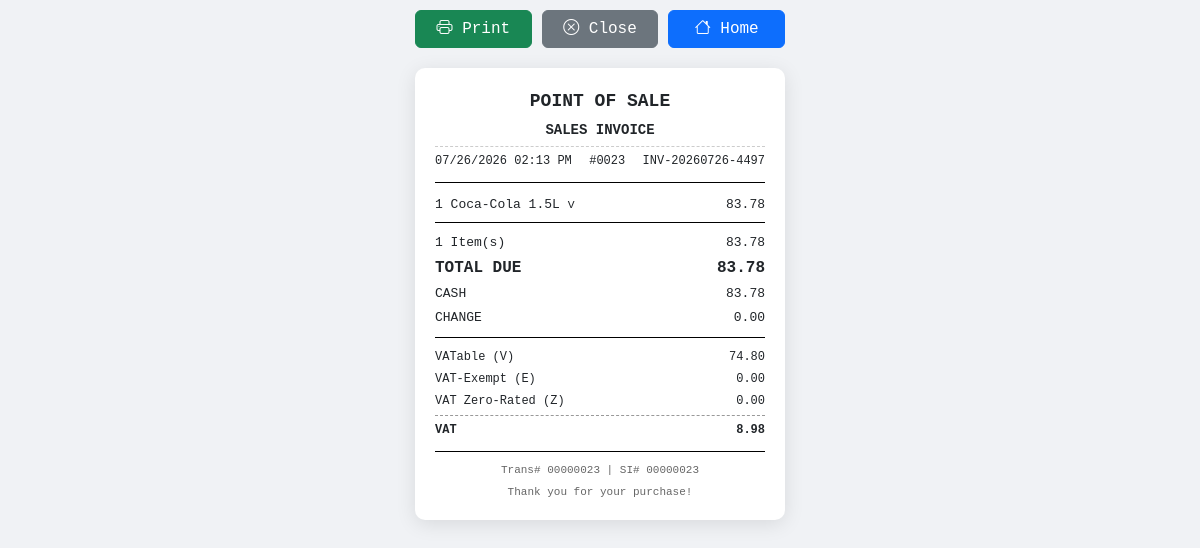
/pos-system/pages/view-receipt.php?id=23 (signed in), run on the app's committed database.
### tables this page shows
CREATE TABLE `sales` (
  `id` int(11) NOT NULL,
  `invoice_number` varchar(50) NOT NULL,
  `user_id` int(11) DEFAULT NULL,
  `customer_name` varchar(100) DEFAULT NULL,
  `subtotal_original` decimal(10,2) DEFAULT 0.00,
  `vat_amount` decimal(10,2) DEFAULT 0.00,
  `vatable_total` decimal(10,2) DEFAULT 0.00,
  `vat_exempt_total` decimal(10,2) DEFAULT 0.00,
  `vat_zero_total` decimal(10,2) DEFAULT 0.00,
  `discount_amount` decimal(10,2) DEFAULT 0.00,
  `discount_type` enum('none','senior_citizen') DEFAULT 'none',
  `senior_id` varchar(50) DEFAULT NULL,
  `grand_total` decimal(10,2) DEFAULT 0.00,
  `payment_amount` decimal(10,2) DEFAULT 0.00,
  `change_amount` decimal(10,2) DEFAULT 0.00,
  `sale_date` timestamp NOT NULL DEFAULT current_timestamp()
);

CREATE TABLE `sale_items` (
  `id` int(11) NOT NULL,
  `sale_id` int(11) DEFAULT NULL,
  `product_id` int(11) DEFAULT NULL,
  `quantity` int(11) NOT NULL,
  `original_price` decimal(10,2) NOT NULL,
  `selling_price` decimal(10,2) NOT NULL,
  `subtotal_original` decimal(10,2) NOT NULL
);

CREATE TABLE `products` (
  `id` int(11) NOT NULL,
  `product_code` varchar(50) NOT NULL,
  `name` varchar(100) NOT NULL,
  `description` text DEFAULT NULL,
  `original_price` decimal(10,2) NOT NULL,
  `selling_price` decimal(10,2) NOT NULL,
  `stock` int(11) DEFAULT 0,
  `category` varchar(50) DEFAULT NULL,
  `created_at` timestamp NOT NULL DEFAULT current_timestamp(),
  `vat_type` enum('V','E','Z') DEFAULT 'V'
);

### pos-system/pages/view-receipt.php (the view, shortened to what this page needs)
<?php
require_once '../config/database.php';
$id = $_GET['id'] ?? 0;
$stmt = $pdo->prepare("SELECT s.*, u.full_name as staff_name FROM sales s LEFT JOIN users u ON s.user_id = u.id WHERE s.id = ?");
$stmt->execute([$id]);
$sale = $stmt->fetch();
$items = $pdo->prepare("SELECT si.*, p.name FROM sale_items si JOIN products p ON si.product_id = p.id WHERE si.sale_id = ?");
$items->execute([$id]);
?>
<!DOCTYPE html>
<html lang="en">
<head>
    <link href="https://cdn.jsdelivr.net/npm/bootstrap@5.3.0/dist/css/bootstrap.min.css" rel="stylesheet">
    <link rel="stylesheet" href="https://cdn.jsdelivr.net/npm/bootstrap-icons@1.11.0/font/bootstrap-icons.css">
</head>
<body>
    <div class="container">
        <div class="btn-container no-print">
            <button onclick="window.print()" class="btn btn-success"><i class="bi bi-printer"></i> Print</button>
            <button onclick="window.close()" class="btn btn-secondary"><i class="bi bi-x-circle"></i> Close</button>
            <button onclick="window.location.href='dashboard.php'" class="btn btn-primary"><i class="bi bi-house"></i> Home</button>
        </div>
        <div class="receipt-container" id="receipt">
            <div class="receipt-header">
                <div class="store-name">POINT OF SALE</div>
                <div class="receipt-title">SALES INVOICE</div>
                <div class="invoice-info">
                    <span><?php echo date('m/d/Y h:i A', strtotime($sale['sale_date'])); ?></span>
                    <span>#<?php echo str_pad($sale['id'], 4, '0', STR_PAD_LEFT); ?></span>
                    <span><?php echo $sale['invoice_number']; ?></span>
                </div>
            </div>
            <div class="receipt-items">
                <?php while($item = $items->fetch()):
                    $vat_type = $item['vat_type'] ?? 'V';
                    $vat_label = $vat_type == 'V' ? 'V' : ($vat_type == 'E' ? 'E' : 'Z');
                ?>
                <div class="receipt-item">
                    <span><?php echo $item['quantity']; ?> <?php echo $item['name']; ?> <small><?php echo $vat_label; ?></small></span>
                    <span><?php echo number_format($item['selling_price'] * $item['quantity'], 2); ?></span>
                </div>
                <?php endwhile; ?>
            </div>
            <div class="receipt-totals">
                <div class="total-row"><span><?php echo $items->rowCount(); ?> Item(s)</span><span><?php echo number_format($sale['subtotal_original'] + $sale['vat_amount'], 2); ?></span></div>
                <div class="total-row grand-total"><span>TOTAL DUE</span><span><?php echo number_format($sale['grand_total'], 2); ?></span></div>
                <div class="total-row"><span>CASH</span><span><?php echo number_format($sale['payment_amount'], 2); ?></span></div>
                <div class="total-row"><span>CHANGE</span><span><?php echo number_format($sale['change_amount'], 2); ?></span></div>
            </div>
            <div class="vat-breakdown">
                <div class="vat-row"><span>VATable (V)</span><span><?php echo number_format($sale['vatable_total'] ?? 0, 2); ?></span></div>
                <div class="vat-row"><span>VAT-Exempt (E)</span><span><?php echo number_format($sale['vat_exempt_total'] ?? 0, 2); ?></span></div>
                <div class="vat-row"><span>VAT Zero-Rated (Z)</span><span><?php echo number_format($sale['vat_zero_total'] ?? 0, 2); ?></span></div>
                <div class="vat-row vat-total"><span>VAT</span><span><?php echo number_format($sale['vat_amount'], 2); ?></span></div>
            </div>
            <div class="receipt-footer">
                <div class="trans-info">Trans# <?php echo str_pad($sale['id'], 8, '0', STR_PAD_LEFT); ?> | SI# <?php echo str_pad($sale['id'], 8, '0', STR_PAD_LEFT); ?></div>
                <div style="margin-top:5px;">Thank you for your purchase!</div>
            </div>
        </div>
    </div>
</body>
</html>

### pos-system/pages/view-receipt.php (style rules this page uses)
body { background: #f0f2f5; font-family: 'Courier New', monospace; }
.receipt-container { max-width: 370px; margin: 20px auto; padding: 20px; background: white; border-radius: 10px; box-shadow: 0 4px 20px rgba(0,0,0,0.1); }
.receipt-header { text-align: center; border-bottom: 1px solid #000; padding-bottom: 10px; margin-bottom: 10px; }
.receipt-header .store-name { font-size: 18px; font-weight: bold; }
.receipt-header .receipt-title { font-size: 14px; font-weight: bold; margin-top: 5px; }
.receipt-header .invoice-info { font-size: 12px; display: flex; justify-content: space-between; padding: 2px 0; border-top: 1px dashed #ccc; padding-top: 5px; margin-top: 5px; }
.receipt-item { display: flex; justify-content: space-between; padding: 2px 0; font-size: 13px; }
.receipt-totals { border-top: 1px solid #000; padding-top: 8px; margin-top: 5px; }
.receipt-totals .total-row { display: flex; justify-content: space-between; padding: 2px 0; font-size: 13px; }
.receipt-totals .total-row.grand-total { font-weight: bold; font-size: 16px; }
.vat-breakdown { border-top: 1px solid #000; padding-top: 8px; margin-top: 8px; }
.vat-breakdown .vat-row { display: flex; justify-content: space-between; padding: 2px 0; font-size: 12px; }
.vat-breakdown .vat-row.vat-total { font-weight: bold; border-top: 1px dashed #999; padding-top: 5px; margin-top: 3px; }
.receipt-footer { border-top: 1px solid #000; padding-top: 10px; margin-top: 10px; text-align: center; font-size: 11px; color: #666; }
.btn-container { max-width: 370px; margin: 10px auto; display: flex; gap: 10px; justify-content: center; }
.btn-container .btn { flex: 1; }

### data on the page
sales: sale_date "07/26/2026 02:13 PM", id "0023", invoice_number "INV-20260726-4497", $sale['subtotal_original'] + $sale['vat_amount'] "83.78", grand_total "83.78", payment_amount "83.78", change_amount "0.00", vatable_total "74.80", vat_exempt_total "0.00", vat_zero_total "0.00", vat_amount "8.98", id "00000023"
sale_items: quantity "1", product.name "Coca-Cola 1.5L", vat_label "V", $item['selling_price']*$item['quantity'] "83.78"

### other printed values
$items->rowCount() "1"
